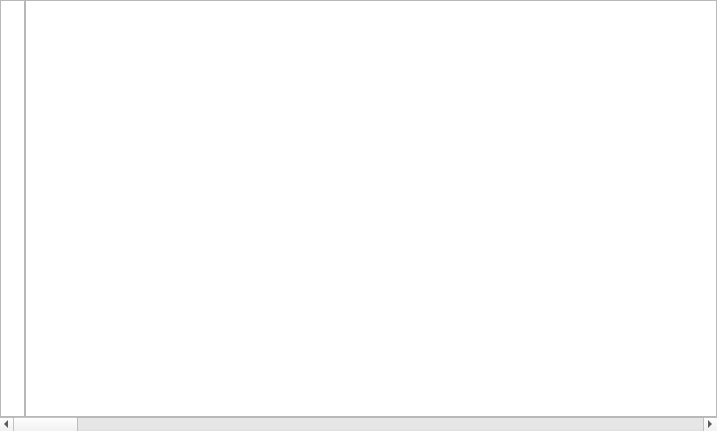
<?xml version="1.0" encoding="UTF-8"?>
<ui version="4.0">
 <class>MyTextEdit</class>
 <widget class="QWidget" name="MyTextEdit">
  <property name="geometry">
   <rect>
    <x>0</x>
    <y>0</y>
    <width>717</width>
    <height>431</height>
   </rect>
  </property>
  <property name="windowTitle">
   <string>Form</string>
  </property>
  <layout class="QVBoxLayout" name="verticalLayout">
   <property name="spacing">
    <number>0</number>
   </property>
   <property name="leftMargin">
    <number>0</number>
   </property>
   <property name="topMargin">
    <number>0</number>
   </property>
   <property name="rightMargin">
    <number>0</number>
   </property>
   <property name="bottomMargin">
    <number>0</number>
   </property>
   <item>
    <layout class="QHBoxLayout" name="horizontalLayout">
     <property name="spacing">
      <number>0</number>
     </property>
     <item>
      <widget class="QTextBrowser" name="textBrowser">
       <property name="maximumSize">
        <size>
         <width>25</width>
         <height>16777215</height>
        </size>
       </property>
       <property name="verticalScrollBarPolicy">
        <enum>Qt::ScrollBarAlwaysOff</enum>
       </property>
       <property name="horizontalScrollBarPolicy">
        <enum>Qt::ScrollBarAlwaysOff</enum>
       </property>
      </widget>
     </item>
     <item>
      <widget class="QTextEdit" name="textEdit">
       <property name="horizontalScrollBarPolicy">
        <enum>Qt::ScrollBarAlwaysOff</enum>
       </property>
       <property name="lineWrapMode">
        <enum>QTextEdit::NoWrap</enum>
       </property>
      </widget>
     </item>
    </layout>
   </item>
   <item>
    <widget class="QScrollBar" name="horizontalScrollBar">
     <property name="orientation">
      <enum>Qt::Horizontal</enum>
     </property>
    </widget>
   </item>
  </layout>
 </widget>
 <resources/>
 <connections/>
</ui>
